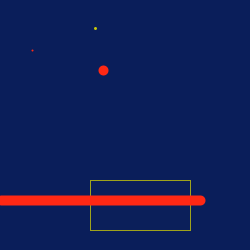
Frame 1 (no input)
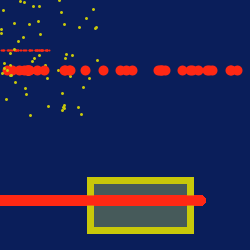
Frame 60 (the mouse pressed at the canvas centre just before this capture)
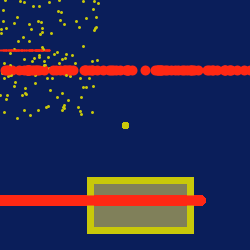
Frame 120 (the mouse held since frame 60 and released just before this capture)

The Processing sketch that drew these frames (run headless with seeded random() and noise(); from frame 60 on, the mouse is pressed at the canvas centre):

// Processing sketch: processing_17620
// ── processing_17620.pde

void setup(){

size(250,250);
background(10,30,90);
}

//center line
void draw (){
  stroke(200,200,10,200);
  fill(200,200,10,1);
  rect(90,180,100,50);
strokeWeight(10);
stroke(300,40,20);
line(1,200,200,200);

//bottom line
strokeWeight(2);
point(random(50),50);

//top line
strokeWeight (10);
point (random(400),70);

//rectangle of dots
stroke(200,200,10);
strokeWeight(3);
point(random(100),random(120));

strokeWeight(7);
if(mousePressed){
point(mouseX,mouseY);
}

if(keyPressed){
  background(10,30,90);
  
  
}
}
